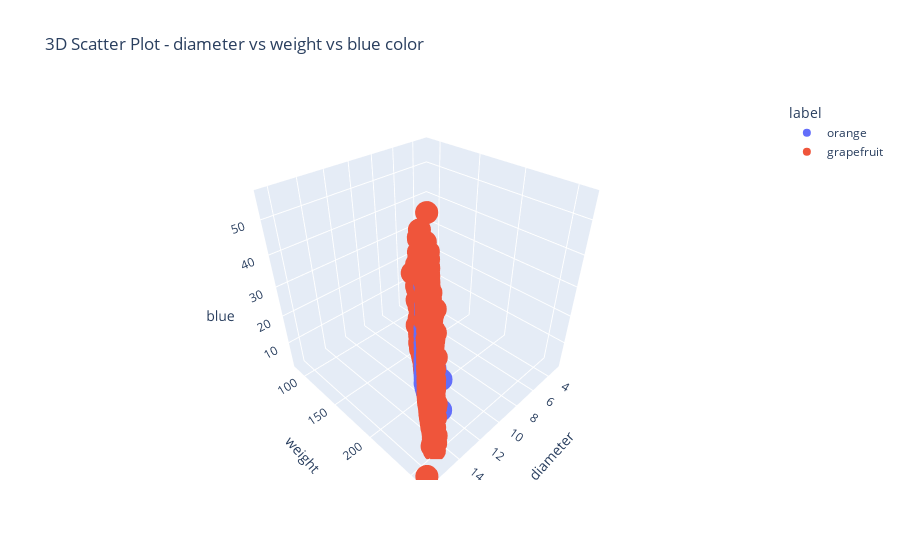

Write notebook code for a chart like this one.
### Code cell
fig = px.scatter_3d(df, x='diameter', y='weight', z='blue', 
                    color='label',
                    title='3D Scatter Plot - diameter vs weight vs blue color')
fig.show()

### Figure 1 — Plotly figure (JSON) as saved in the notebook; plotly's stock layout.template omitted (floating-point values rounded to 4 significant figures; data arrays with more than 128 entries replaced by an {"elided": "..."} marker saying what was removed)
{"data": [{"hovertemplate": "label=orange<br>diameter=%{x}<br>weight=%{y}<br>blue=%{z}<extra></extra>", "legendgroup": "orange", "marker": {"color": "#636efa", "symbol": "circle"}, "mode": "markers", "name": "orange", "scene": "scene", "showlegend": true, "type": "scatter3d", "x": {"elided": "5000 float values"}, "y": {"elided": "5000 float values"}, "z": {"elided": "5000 int values"}}, {"hovertemplate": "label=grapefruit<br>diameter=%{x}<br>weight=%{y}<br>blue=%{z}<extra></extra>", "legendgroup": "grapefruit", "marker": {"color": "#EF553B", "symbol": "circle"}, "mode": "markers", "name": "grapefruit", "scene": "scene", "showlegend": true, "type": "scatter3d", "x": {"elided": "5000 float values"}, "y": {"elided": "5000 float values"}, "z": {"elided": "5000 int values"}}], "layout": {"legend": {"title": {"text": "label"}, "tracegroupgap": 0}, "scene": {"domain": {"x": [0, 1], "y": [0, 1]}, "xaxis": {"title": {"text": "diameter"}}, "yaxis": {"title": {"text": "weight"}}, "zaxis": {"title": {"text": "blue"}}}, "title": {"text": "3D Scatter Plot - diameter vs weight vs blue color"}}}
